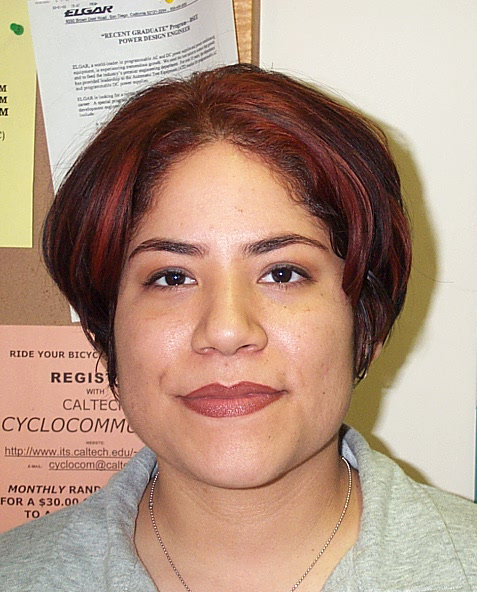
%> input picture Images/DB0/db0_1.jpg, 477 x 592 px
$ octave --eval "result = eyemapL(imread('../Images/DB0/db0_1.jpg'));"   (GNU Octave 9; MATLAB toolbox functions it lacks are replaced by stand-ins)
%> lines starting %> are read from the running program, lines starting %| are printed output that depends on the picture
function [eyemapL] = eyemapL(input)

%image format
input = im2uint8(input);
%> input is the input picture: size 592x477x3 uint8; mean R, G, B 180.5, 151.3, 133.2

%Luma component
img_ycbcr = rgb2ycbcr(input);
%> img_ycbcr: size 592x477x3 uint8; mean of channels 1, 2, 3 151.7, 115.8, 142.1
Y = img_ycbcr(:,:,1);
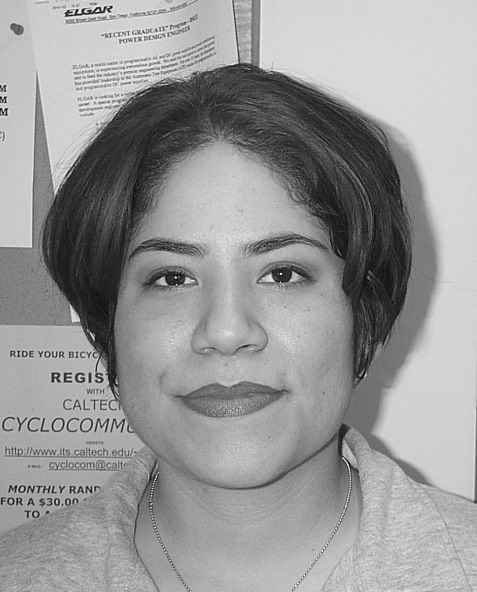
%> Y: size 592x477 uint8; min 17, max 235, mean 151.7

%Structure element size based on height
SE_height = round(length(input(:,1))/24);
%> SE_height = 25
SE = strel('disk',SE_height,8);
%> SE = {Dimensionality 2}

eyemapL=double(imdilate(Y,SE))./double(imerode(Y,SE) + 1);
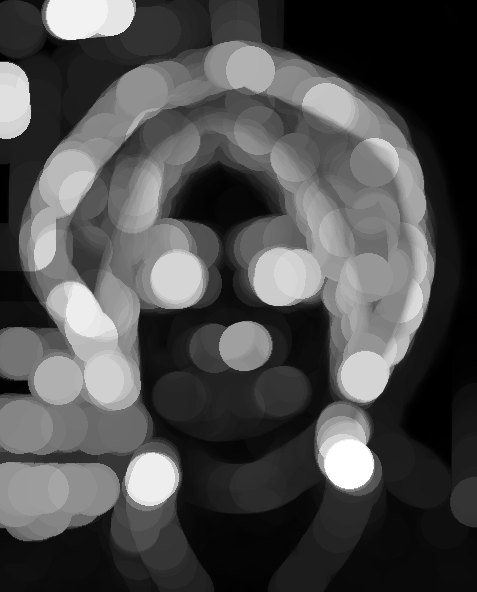
%> eyemapL: size 592x477 double; min 1.01, max 12.94, mean 4.68; drawn with min black and max white

% Normalizing EyeMapL between 0 and 255
eyemapL = uint8(255 * mat2gray(eyemapL));
%> eyemapL: size 592x477 uint8

end

$ run again, on Images/DB0/db0_3.jpg
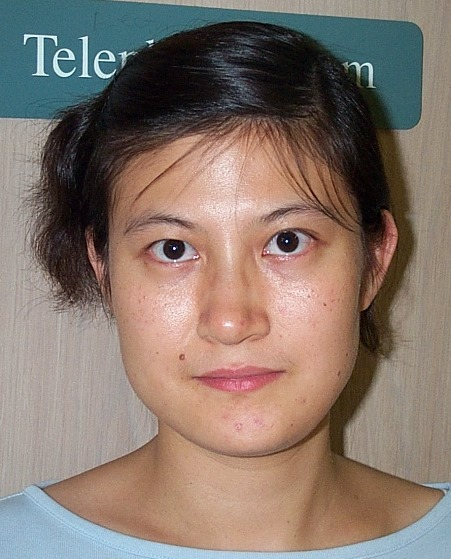
%> input picture Images/DB0/db0_3.jpg, 451 x 559 px
%> in eyemapL, input is the input picture: size 559x451x3 uint8; mean R, G, B 134.5, 118.5, 108.7
%> img_ycbcr: size 559x451x3 uint8; mean of channels 1, 2, 3 120.9, 121.3, 135.7
%> in eyemapL, `Y = img_ycbcr(:,:,1);`:
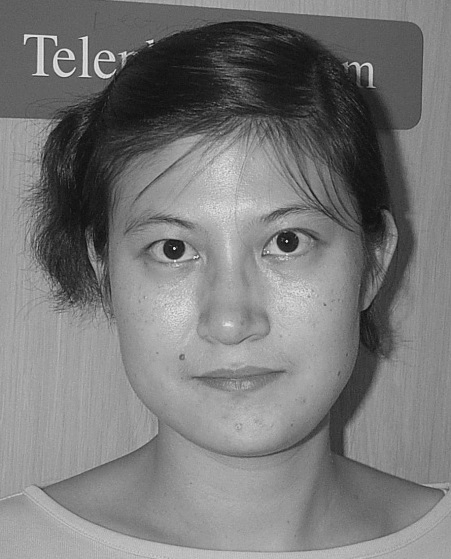
%> Y: size 559x451 uint8; min 16, max 233, mean 120.9
%> SE_height = 23
%> SE = {Dimensionality 2}
%> in eyemapL, `eyemapL=double(imdilate(Y,SE))./double(imerode(Y,SE) + 1);`:
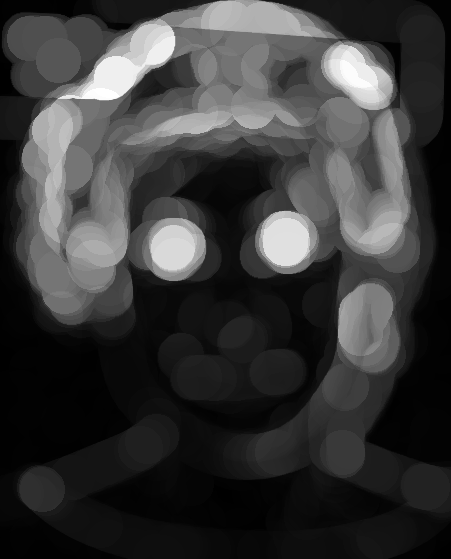
%> eyemapL: size 559x451 double; min 1.12, max 13.47, mean 3.91; drawn with min black and max white
